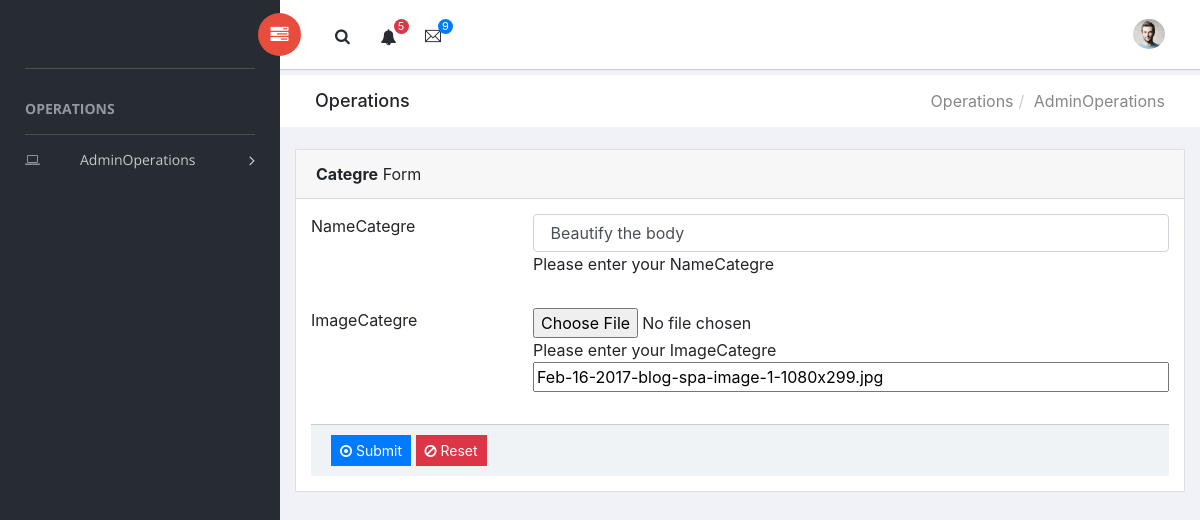
The page /sufee-admin-dashboard-master/editecategory.php?id=30 on the database its author committed.
### tables this page shows
CREATE TABLE `category` (
  `idcategory` int(50) NOT NULL,
  `namecategory` text NOT NULL,
  `imagecatgory` text NOT NULL
);

### sufee-admin-dashboard-master/editecategory.php (the view, shortened to what this page needs)
<?php
  include_once('include/header.php');
 $qure="select * from    category  where 	idcategory = {$_GET['id']} ";
 $result= mysqli_query($conn,$qure);
 $category =mysqli_fetch_assoc($result);
  ?>
        <div class="content mt-3">
            <div class="animated fadeIn">
                <div class="row">
                                          <div class="col-lg-12">
                                                <div class="card">
                                                    <div class="card-header">
                                                        <strong>Categre</strong> Form
                                                    </div>
                                                    <div class="card-body card-block">
                                                        <form  method="post" class="form-horizontal"  enctype="multipart/form-data">
                                                            <div class="row form-group">
                                                                <div class="col col-md-3">
                                                                <label for="hf-email" class=" form-control-label">NameCategre</label>
                                                            </div>
                                                                <div class="col-12 col-md-9">
                                                                    <input type="text" id="hf-email" name="namecat" placeholder="Enter NameCategre..." class="form-control"
                                                                     value="<?php echo $category['namecategory']; ?>"
                                                                    <?php if (isset($color))
                                                                       ?> style="background:<?php echo $color;?>">
                                                                    <span class="help-block">Please enter your NameCategre </span>
                                                                     </div>
                                                            </div>
                                                            <div class="row form-group">
                                                                <div class="col col-md-3"><label for="hf-password" class=" form-control-label">ImageCategre</label></div>
                                                                <div class="col-12 col-md-9">
                                                                   <input type="file" id="file-input" name="ImageCategre" class="form-control-file"><span class="help-block">Please enter your ImageCategre</span>
                                                                   <span> <input type="text" id="file-input" name="ImageCategre" class="form-control-file"
                                                                    value="<?php  echo $category['imagecatgory'];?>"></span>
                                                                     </div>
                                                            </div>
                                                               <div class="card-footer">
                                                        <button type="submit" class="btn btn-primary btn-sm"name="Submit">
                                                            <i class="fa fa-dot-circle-o" ></i> Submit
                                                        </button>
                                                        <button type="reset" class="btn btn-danger btn-sm">
                                                            <i class="fa fa-ban"></i> Reset
                                                        </button>
                                                    </div>
                                                        </form>
                                                    </div>
                                                </div>

### rows shown on the page
category: namecat "Beautify the body", ImageCategre "Feb-16-2017-blog-spa-image-1-1080x299.jpg"
